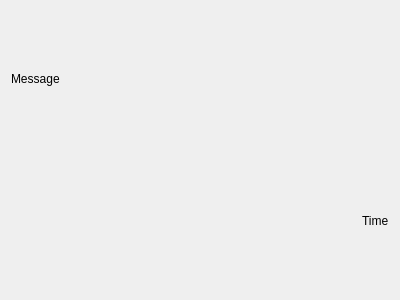
<?xml version="1.0" encoding="UTF-8"?>
<ui version="4.0">
 <class>ChatItemWidget</class>
 <widget class="QWidget" name="ChatItemWidget">
  <property name="geometry">
   <rect>
    <x>0</x>
    <y>0</y>
    <width>400</width>
    <height>300</height>
   </rect>
  </property>
  <property name="windowTitle">
   <string>Form</string>
  </property>
  <layout class="QVBoxLayout" name="verticalLayout">
   <item>
    <widget class="QLabel" name="lblMessages">
     <property name="text">
      <string>Message</string>
     </property>
    </widget>
   </item>
   <item alignment="Qt::AlignRight">
    <widget class="QLabel" name="lblTime">
     <property name="text">
      <string>Time</string>
     </property>
    </widget>
   </item>
  </layout>
 </widget>
 <resources/>
 <connections/>
</ui>
